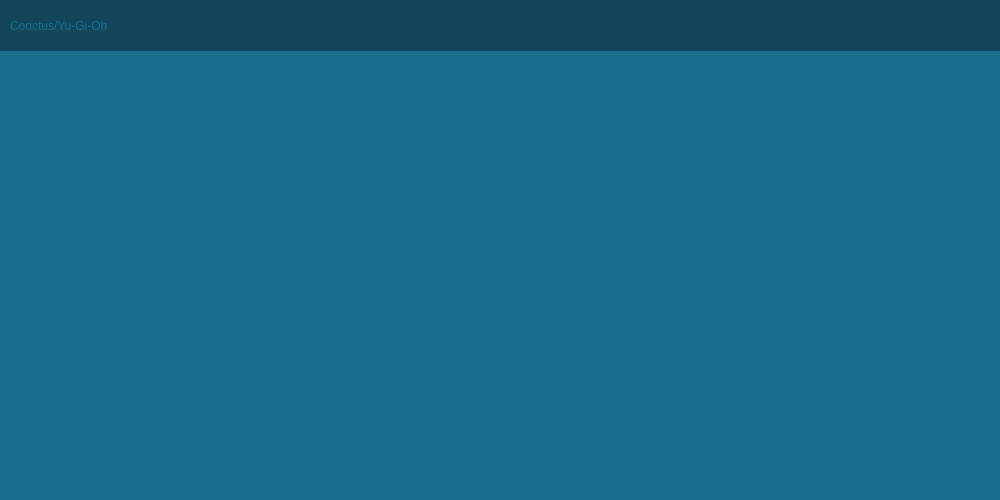
<?xml version="1.0" encoding="UTF-8"?>
<ui version="4.0">
 <class>MainWindow</class>
 <widget class="QMainWindow" name="MainWindow">
  <property name="geometry">
   <rect>
    <x>0</x>
    <y>0</y>
    <width>1000</width>
    <height>500</height>
   </rect>
  </property>
  <property name="windowTitle">
   <string>MainWindow</string>
  </property>
  <property name="styleSheet">
   <string notr="true">QWidget#centralWidget{
	background-color: #196D8D;

}</string>
  </property>
  <widget class="QWidget" name="centralWidget">
   <widget class="QFrame" name="titleFrame">
    <property name="geometry">
     <rect>
      <x>0</x>
      <y>0</y>
      <width>1001</width>
      <height>51</height>
     </rect>
    </property>
    <property name="styleSheet">
     <string notr="true">QFrame#titleFrame {
	background-color: #11465B;
	border: none;
}</string>
    </property>
    <property name="frameShape">
     <enum>QFrame::StyledPanel</enum>
    </property>
    <property name="frameShadow">
     <enum>QFrame::Raised</enum>
    </property>
    <widget class="QLabel" name="title">
     <property name="geometry">
      <rect>
       <x>10</x>
       <y>10</y>
       <width>201</width>
       <height>31</height>
      </rect>
     </property>
     <property name="styleSheet">
      <string notr="true">QLabel{
font: 14pt &quot;Kiona&quot;;
color: #196D8D;
}</string>
     </property>
     <property name="text">
      <string>Cooctus/Yu-Gi-Oh</string>
     </property>
    </widget>
   </widget>
  </widget>
 </widget>
 <layoutdefault spacing="6" margin="11"/>
 <resources/>
 <connections/>
</ui>
